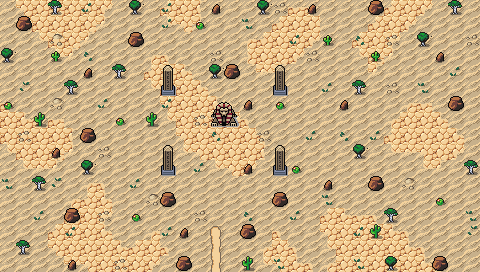

A level layout from a 2D game, rendered from its tile map. Below: a short description, then the map file with tile-grid data replaced by summaries:
An orthogonal 30x17 tile map with 16x16 px tiles, 3 tile layers (Background, Ground, Clutter), 2 tilesets and 19 objects.

<map version="1.10" tiledversion="1.10.1" orientation="orthogonal" renderorder="right-down" width="30" height="17" tilewidth="16" tileheight="16" infinite="0" nextlayerid="7" nextobjectid="80">
 <editorsettings>
  <export target="wastetown..tmx" format="tmx" />
 </editorsettings>
 <tileset firstgid="1" source="../tileset/main.tsx" />
 <tileset firstgid="10113" source="../tileset/buildings.tsx" />
 <layer id="1" name="Background" width="30" height="17">
  <data>[510 cells, 510 non-empty, 2 distinct tile ids]</data>
 </layer>
 <layer id="2" name="Ground" width="30" height="17">
  <data>[510 cells, 187 non-empty, 19 distinct tile ids]</data>
 </layer>
 <layer id="3" name="Clutter" width="30" height="17">
  <properties>
   <property name="spriteLayer" type="bool" value="true" />
  </properties>
  <data>[510 cells, 116 non-empty, 19 distinct tile ids]</data>
 </layer>
 <objectgroup id="4" name="Objects">
  <object id="38" template="../obj/entry_up.tx" x="1" y="281" width="478" height="16">
   <properties>
    <property name="teleport" value="" />
   </properties>
  </object>
  <object id="51" template="../obj/treasure.tx" x="247.923" y="92.8391" />
  <object id="56" template="../obj/collision.tx" x="-16" y="0" width="16" height="272" />
  <object id="57" template="../obj/collision.tx" x="480" y="0" width="16" height="272" />
  <object id="58" template="../obj/collision.tx" x="-16" y="272" width="512" height="16" />
  <object id="59" template="../obj/collision.tx" x="-16" y="-16" width="512" height="16" />
  <object id="60" template="../obj/booster.tx" x="186.604" y="93.0526">
   <properties>
    <property name="reward">[
  {
    "editions": [  "MH2" ],
    "type": "card",
    "count": 10,
    "rarity": [ "Common" ]
    "colors": [ "white","green"]
  },
  {
    "editions": [ "MH2" ],
    "type": "card",
    "count": 3,
    "rarity": [ "Uncommon" ]
    "colors": [ "white","green" ]
  },
  {
    "editions": [ "MH2" ],
    "type": "card",
    "count": 1,
    "rarity": [ "Rare", "Mythic Rare" ]
    "colors": [ "white","green" ]
  }
]
</property>
   </properties>
  </object>
  <object id="65" template="../obj/enemy.tx" x="82.9032" y="115.999">
   <properties>
    <property name="enemy" value="Scarab" />
    <property name="fleeRange" value="30" />
    <property name="pursueRange" type="int" value="30" />
    <property name="threatRange" type="int" value="50" />
   </properties>
  </object>
  <object id="66" template="../obj/enemy.tx" x="362.673" y="135.857">
   <properties>
    <property name="enemy" value="Scarab" />
    <property name="fleeRange" value="30" />
    <property name="pursueRange" type="int" value="30" />
    <property name="threatRange" type="int" value="30" />
    <property name="waypoints" value="67,70" />
   </properties>
  </object>
  <object id="67" template="../obj/waypoint.tx" x="300.895" y="134.533" />
  <object id="70" template="../obj/waypoint.tx" x="441.662" y="135.415" />
  <object id="71" template="../obj/enemy.tx" x="216.169" y="52.0138" visible="1">
   <properties>
    <property name="enemy" value="Leonin Warrior" />
    <property name="fleeRange" value="30" />
    <property name="pursueRange" type="int" value="30" />
    <property name="threatRange" type="int" value="60" />
    <property name="waypoints" value="74,75" />
   </properties>
  </object>
  <object id="73" template="../obj/enemy.tx" x="164.098" y="129.237" visible="1">
   <properties>
    <property name="enemy" value="Leonin Weaponmaster" />
    <property name="fleeRange" value="30" />
    <property name="pursueRange" type="int" value="30" />
    <property name="threatRange" type="int" value="30" />
   </properties>
  </object>
  <object id="74" template="../obj/waypoint.tx" x="157.038" y="51.5725" />
  <object id="75" template="../obj/waypoint.tx" x="292.51" y="53.3376" />
  <object id="76" template="../obj/enemy.tx" x="266.034" y="131.444" visible="1">
   <properties>
    <property name="enemy" value="Leonin Weaponmaster" />
    <property name="fleeRange" value="30" />
    <property name="pursueRange" type="int" value="30" />
    <property name="threatRange" type="int" value="30" />
   </properties>
  </object>
  <object id="77" template="../obj/enemy.tx" x="210.433" y="176.895" visible="1">
   <properties>
    <property name="enemy" value="Stray Cat" />
    <property name="fleeRange" value="30" />
    <property name="pursueRange" type="int" value="30" />
    <property name="threatRange" type="int" value="30" />
   </properties>
  </object>
  <object id="78" template="../obj/manashards.tx" x="241.322" y="151.743" />
  <object id="79" template="../obj/manashards.tx" x="193.223" y="150.419" />
 </objectgroup>
</map>
